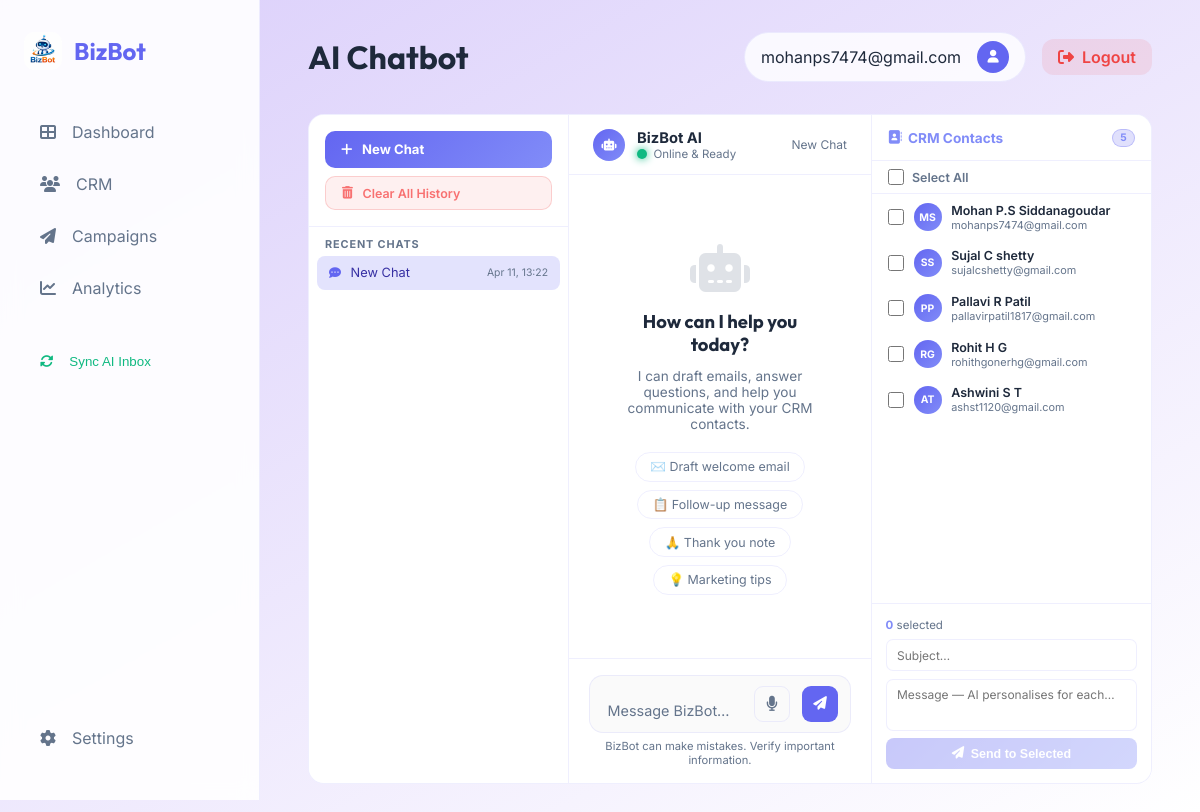
/dashboard/chatbot/ (signed in), run on an earlier commit of the app's database.
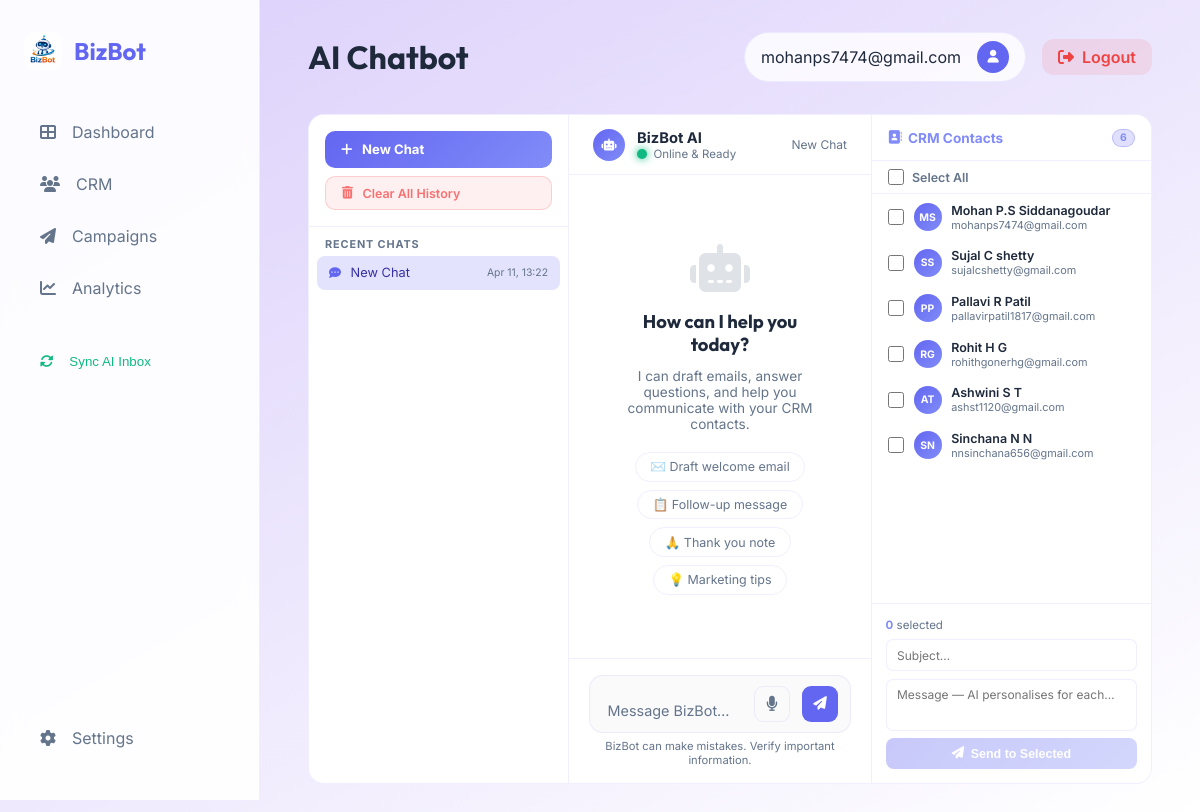
And on a later commit of the database.
### crm/models.py (models this page shows, shortened)
class Contact(models.Model):
    first_name = models.CharField(max_length=100)
    last_name = models.CharField(max_length=100)
    email = models.EmailField(unique=True)
    phone_number = models.CharField(max_length=20, blank=True, null=True)
    tags = models.ManyToManyField(Tag, blank=True)
    created_at = models.DateTimeField(auto_now_add=True)
    updated_at = models.DateTimeField(auto_now=True)

### dashboard/views.py (the view, shortened to what this page needs)
# urls.py: path('chatbot/', views.chatbot_view, name='chatbot'),
@login_required
def chatbot_view(request):
    conversations = request.session.get('conversations', {})
    current_id    = request.session.get('current_conv_id', None)
    if not current_id or current_id not in conversations:
        current_id = str(uuid.uuid4())
        conversations[current_id] = {
            'title': 'New Chat',
            'messages': [],
            'created': timezone.now().strftime('%b %d, %H:%M'),
        }
        request.session['conversations'] = conversations
        request.session['current_conv_id'] = current_id
    chat_history = conversations[current_id]['messages']
    user_query = None
    if request.method == 'POST':
        user_query = request.POST.get('query', '').strip()
    elif request.method == 'GET' and 'query' in request.GET:
        user_query = request.GET.get('query', '').strip()
    contacts = Contact.objects.all().values('pk', 'first_name', 'last_name', 'email')
    conv_list = sorted(
        [{'id': k, **v} for k, v in conversations.items()],
        key=lambda x: x['created'], reverse=True
    )
    return render(request, 'dashboard/chatbot.html', {
        'chat_history': chat_history,
        'crm_contacts': contacts,
        'conv_list':    conv_list,
        'current_id':   current_id,
    })

### templates/dashboard/chatbot.html (shortened to what the changed rows need)
{% extends 'base.html' %}
{% load static %}
{% block page_title %}AI Chatbot{% endblock %}
{% block content %}
<div class="fade-in">
    <div class="gpt-shell">
        <div class="history-sidebar">
            {% if conv_list %}
            <div class="conv-list">
                {% for conv in conv_list %}
                <a href="{% url 'chatbot' %}?conv={{ conv.id }}"
                    class="conv-item {% if conv.id == current_id %}active{% endif %}">
                    <i class="fas fa-comment-dots"></i>
                    <span class="conv-title">{{ conv.title }}</span>
                    <span class="conv-date">{{ conv.created }}</span>
                </a>
                {% endfor %}
            </div>
            {% else %}
            <div style="padding:1.5rem 1rem; color:var(--text-dim); font-size:0.8rem; text-align:center;">
                <i class="fas fa-history" style="display:block;font-size:1.5rem;opacity:0.25;margin-bottom:0.5rem;"></i>
                No chats yet
            </div>
            {% endif %}
        </div>
        <div class="chat-area">
            <div class="chat-topbar">
                <div class="msg-avatar bot" style="width:32px;height:32px;font-size:0.75rem;">
                    <i class="fas fa-robot"></i>
                </div>
                <div>
                    <div style="font-weight:700;font-size:0.92rem;">BizBot AI</div>
                    <div style="font-size:0.72rem;color:var(--text-dim);display:flex;align-items:center;gap:0.4rem;">
                    </div>
                </div>
                <div style="margin-left:auto;font-size:0.75rem;color:var(--text-dim);">
                    {% if conv_list %}
                    {% for c in conv_list %}{% if c.id == current_id %}{{ c.title }}{% endif %}{% endfor %}
                    {% endif %}
                </div>
            </div>
        </div>
        <div class="crm-sidebar">
            <div class="crm-head">
                <h4><i class="fas fa-address-book"></i> CRM Contacts</h4>
                <span class="badge-count">{{ crm_contacts|length }}</span>
            </div>
            <div class="crm-scroll">
                {% for c in crm_contacts %}
                <label class="crm-contact" id="ci-{{ c.pk }}" data-pk="{{ c.pk }}" style="cursor:pointer;">
                    <input type="checkbox" class="crm-chk" id="ck-{{ c.pk }}" data-pk="{{ c.pk }}" style="cursor:pointer;">
                    <div class="c-avatar">{{ c.first_name|first|upper }}{{ c.last_name|first|upper }}</div>
                    <div class="c-info">
                        <div class="c-name">{{ c.first_name }} {{ c.last_name }}</div>
                        <div class="c-email">{{ c.email }}</div>
                    </div>
                </label>
                {% endfor %}
            </div>
        </div>
    </div>
</div>
{% endblock %}

What changed in the data, as far as the page shows it:
added Contact: first_name|first "S", last_name|first "N", first_name "Sinchana", last_name "N N", email "nnsinchana656@gmail.com"
Also different on the page:
{{ crm_contacts|length }}: "5" → "6"
